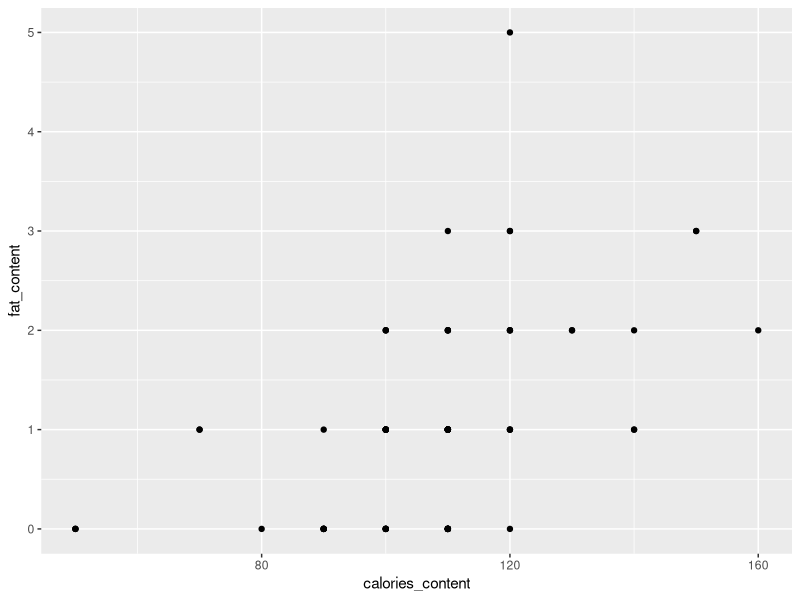
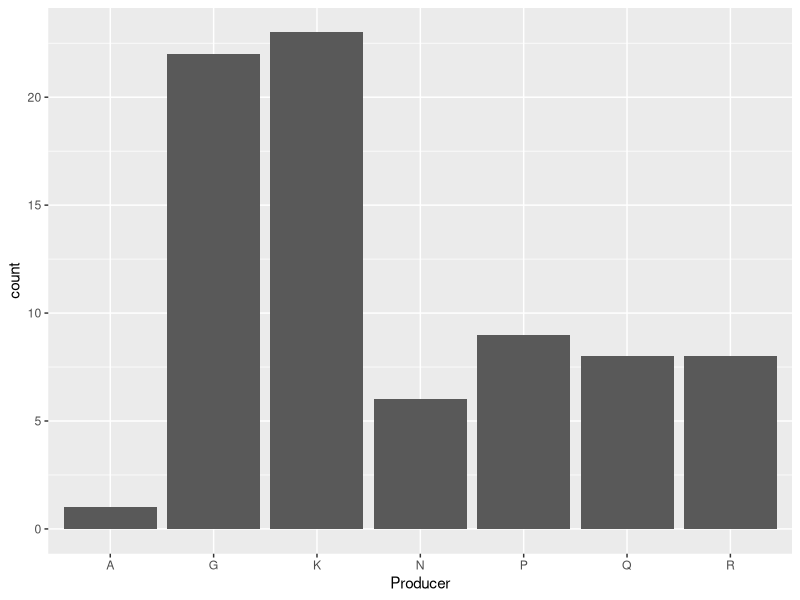

The R script that drew these images, in order:
#### load in csv file ####
#now this data is an R object, storing the contents of the csv file
cerealData <- read.csv("data/cerealData.csv")
View(cerealData)
#saveRDS(cerealData, "data/cerealData.RDS")
#saving R object as a file (if the file is too large) ^^

#### loading in ggplot ####
install.packages("ggplot2")
library(ggplot2)

#### practice ####
#plotting with your dataset
ggplot(data = cerealData, aes(x = calories_content, y = fat_content))  +
  geom_point()

ggplot(data = cerealData, aes(x = Producer)) +
  geom_bar()
